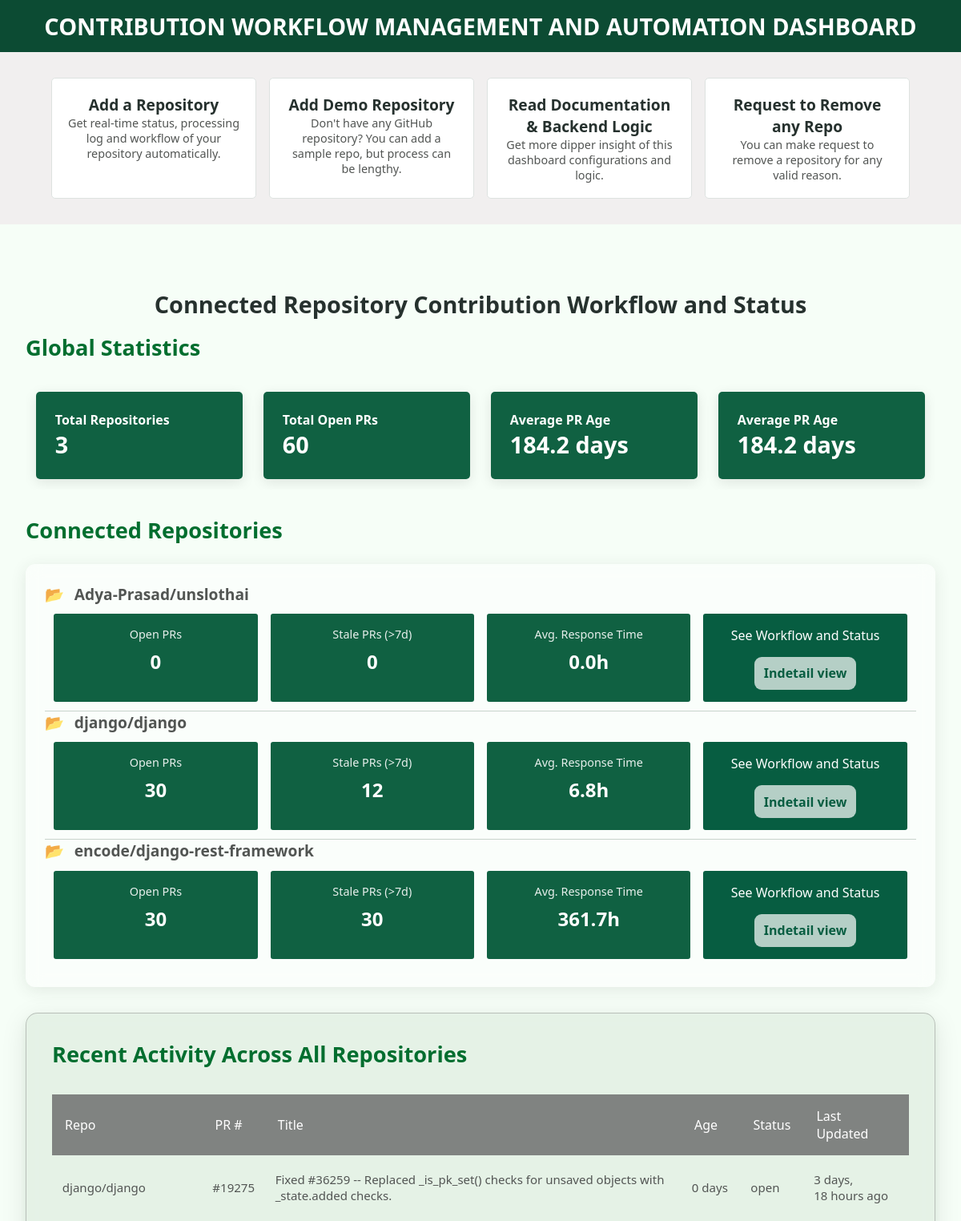
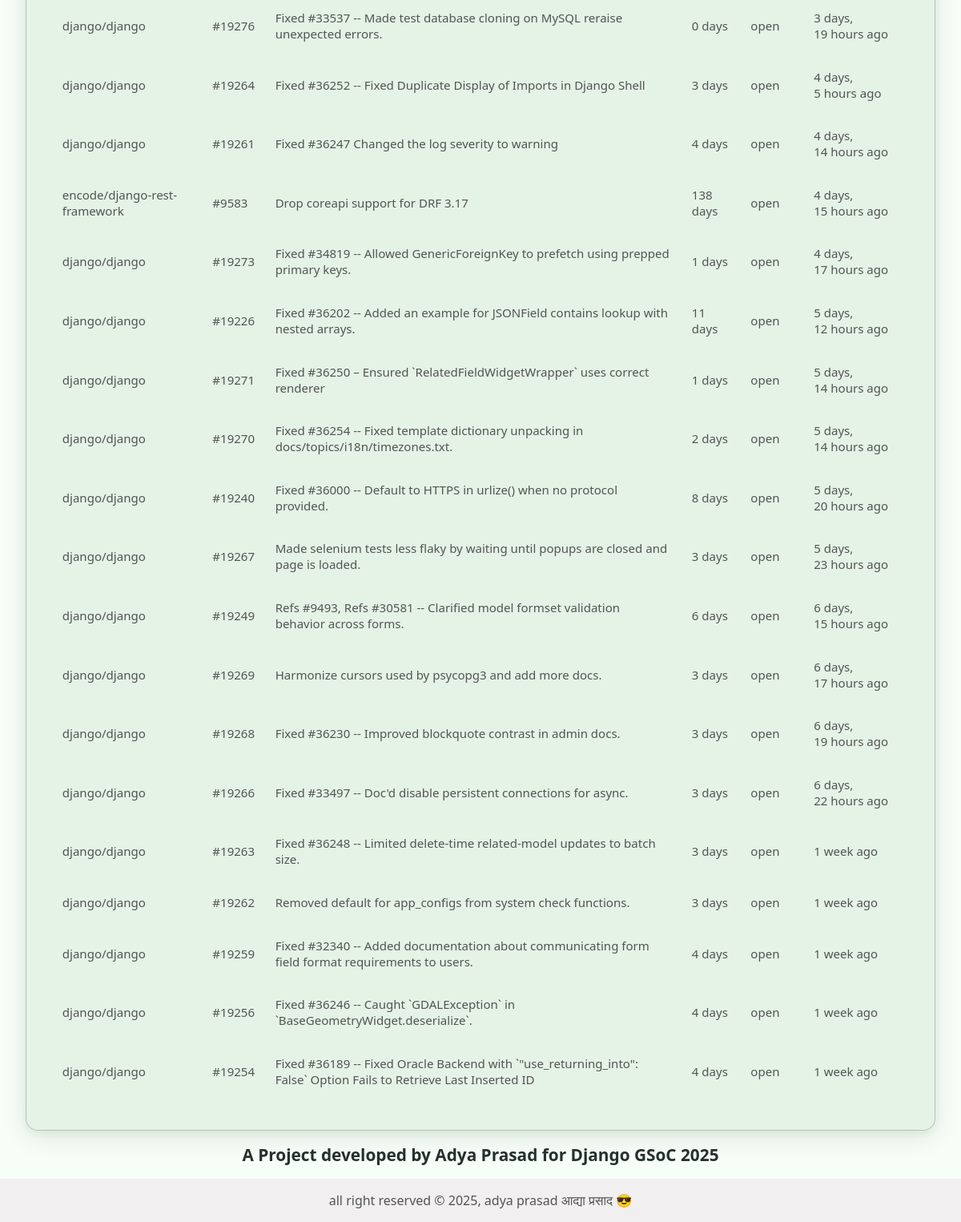
The page / on the database its author committed (2 pictures, top to bottom).
### automated_contribution_management/models.py (models this page shows)
class Repository(models.Model):
    owner = models.CharField(max_length=100, help_text="GitHub username")
    name = models.CharField(max_length=100, help_text="repo slug")
    token = models.CharField(max_length=100, blank=True, help_text="token is option (it will use default token)")

class PullRequest(models.Model):
    repo = models.ForeignKey(Repository, on_delete=models.CASCADE)
    pr_number = models.IntegerField()
    title = models.CharField(max_length=200)
    created_at = models.DateTimeField()
    updated_at = models.DateTimeField()
    status = models.CharField(max_length=20)
    age = models.IntegerField(default=0)

### automated_contribution_management/views.py (the view)
# urls.py: path('', views.dashboard, name='dashboard'),
def dashboard(request):
    repos = Repository.objects.annotate(
        open_prs=Count('pullrequest', filter=models.Q(pullrequest__status='open')),
        stale_prs=Count('pullrequest',
                       filter=models.Q(pullrequest__status='open') &
                       models.Q(pullrequest__age__gte=7))
    )
    global_stats = {
        'total_prs': PullRequest.objects.count(),
        'avg_age': PullRequest.objects.aggregate(avg=Avg('age'))['avg'] or 0,
        'oldest_pr': PullRequest.objects.order_by('-age').first()
    }
    for repo in repos:
        repo.stats = {
            'open_prs': repo.open_prs,
            'stale_prs': repo.stale_prs,
            'avg_response': PullRequest.objects.filter(repo=repo)
                             .aggregate(avg=Avg('age'))['avg'] or 0
        }
    context = {
        'repos': repos,
        'global_stats': global_stats,
        'recent_activity': PullRequest.objects.select_related('repo')
                              .order_by('-updated_at')[:20]
    }
    return render(request, 'dashboard.html', context)

### automated_contribution_management/templates/dashboard.html (shortened to what this page needs)
<!DOCTYPE html>
<html>
<head>
    <link rel="stylesheet" href="../static/dashboard.css">
</head>
<body>
    <div class="header">
        <h1>CONTRIBUTION WORKFLOW MANAGEMENT AND AUTOMATION DASHBOARD</h1>
    </div>
    <div class="menu">
        <div class="menu-item">
            <a href="/add-repo">
                <b>Add a Repository</b>
                <p>Get real-time status, processing log and workflow of your repository automatically.</p>
            </a>
        </div>
        <div class="menu-item">
            <a href="/add-demo-repo">
                <b>Add Demo Repository</b>
                <p>Don't have any GitHub repository? You can add a sample repo, but process can be lengthy.</p>
            </a>
        </div>
        <div class="menu-item">
            <a href="https://github.com/Adya-Prasad/Automated-Contribution-Management-Dashboard">
                <b>Read Documentation & Backend Logic</b>
                <p>Get more dipper insight of this dashboard configurations and logic.</p>
            </a>
        </div>
        <div class="menu-item">
            <a href="/removal-request">
                <b>Request to Remove any Repo</b>
                <p>You can make request to remove a repository for any valid reason.</p>
            </a>
        </div>
    </div>
    <div class="main">
        <h2>Connected Repository Contribution Workflow and Status</h2>
        <div class="global-stats">
            <h3>Global Statistics</h3>
            <div class="stats-grid">
                <div class="stat-card">
                    <h4>Total Repositories</h4>
                    <p>{{ repos|length }}</p>
                </div>
                <div class="stat-card">
                    <h4>Total Open PRs</h4>
                    <p>{{ global_stats.total_prs }}</p>
                </div>
                <div class="stat-card">
                    <h4>Average PR Age</h4>
                    <p>{{ global_stats.avg_age|floatformat:1 }} days</p>
                </div>
                <div class="stat-card">
                    <h4>Average PR Age</h4>
                    <p>{{ global_stats.avg_age|floatformat:1 }} days</p>
                </div>
            </div>
        </div>
        <h3>Connected Repositories</h3>
        <div class="repo-section">
        {% for repo in repos %}
            <h4>{{ repo.owner }}/{{ repo.name }}</h4>
            <div class="repo-list">
                <div class="repo-stats">
                    <label>Open PRs</label>
                    <p>{{ repo.stats.open_prs }}</p>
                </div>
                <div class="repo-stats">
                    <label>Stale PRs (>7d)</label>
                    <p>{{ repo.stats.stale_prs }}</p>
                </div>
                <div class="repo-stats">
                    <label>Avg. Response Time</label>
                    <p>{{ repo.stats.avg_response|floatformat:1 }}h</p>
                </div>
                <div class="repo-view">
                    <label>See Workflow and Status</label>
                    <p>Indetail view</p>
                </div>
            </div>
        {% endfor %}
    </div>
        <div class="table-container">
            <h3>Recent Activity Across All Repositories</h3>
            <table>
                <thead>
                    <th>Repo</th>
                    <th>PR #</th>
                    <th>Title</th>
                    <th>Age</th>
                    <th>Status</th>
                    <th>Last Updated</th>
                </thead>
                {% for pr in recent_activity %}
                <tr>
                    <td>{{ pr.repo.owner }}/{{ pr.repo.name }}</td>
                    <td>#{{ pr.pr_number }}</td>
                    <td>{{ pr.title }}</td>
                    <td>{{ pr.age }} days</td>
                    <td>{{ pr.status }}</td>
                    <td>{{ pr.updated_at|timesince }} ago</td>
                </tr>
                {% endfor %}
            </table>
        </div>
    </div>
    <div class="para">A Project developed by Adya Prasad for Django GSoC 2025</div>
    <footer>
        <p>all right reserved &copy; 2025, adya prasad आद्या प्रसाद 😎</p>
    </footer>
</body>
</html>

### automated_contribution_management/static/dashboard.css (style rules this page uses)
* { margin: 0; padding: 0; box-sizing: border-box; }
body { background: #f6fef7; color: #e0e0e0; font-family: 'Segoe UI', sans-serif; min-height: 100vh; position: relative; overflow-x: hidden; }
.header { background-color: #0c4b33; padding: 0.8rem 0rem; align-items: center; }
h1 { font-size: 1.8rem; text-align: center; color: rgb(255, 255, 255); }
.menu { display: grid; grid-template-columns: repeat(4, 1fr); margin-bottom: 3rem; background-color: #f1efef; padding: 2rem 4rem; gap: 1rem; }
.menu a { text-decoration: none; width: 100%; display: block; }
.menu-item { height: 100%; margin: 0; background-color: #fff; backdrop-filter: blur(10px); border-radius: 5px; padding: 1.2rem; text-align: center; cursor: pointer; transition: all 0.3s ease; border: 1px solid #dde2e0; }
.menu-item b { font-size: 1.2rem; font-weight: 600; color: #26312e; }
.menu-item p { color: #525553; font-size: 0.9rem; }
.main { padding: 1rem 2rem; position: relative; z-index: 2; max-width: 1500px; margin: 0 auto; }
h2 { color: #26312e; margin: 1rem auto; text-align: center; font-size: 1.8rem; }
.global-stats { margin-bottom: 2rem; }
h3 { color: #026e2f; margin-bottom: 1.5rem; font-size: 1.7rem; text-align: left; }
.stats-grid { display: flex; gap: 1rem; margin: 1rem 0; overflow-x: auto; padding: 0.5rem; }
.stat-card { min-width: 200px; flex: 1; margin: 0.3rem; backdrop-filter: blur(10px); border-radius: 5px; color: white; background-color: #106142; padding: 1.5rem; transition: all 0.3s ease; box-shadow: 0 4px 16px rgba(0, 0, 0, 0.1); }
.stat-card h4 { color: white; font-weight: 600; }
.stat-card p { font-size: 1.8rem; font-weight: bold; color: #ffffff; }
.repo-section { background: rgba(255, 255, 255, 0.47); backdrop-filter: blur(10px); border-radius: 12px; padding: 1.5rem; margin-bottom: 2rem; box-shadow: 0 4px 20px rgba(49, 56, 49, 0.1); }
.repo-list { display: flex; gap: 1rem; padding: 0.7rem; border-bottom: 1px solid #c8d3cc; }
.repo-list:last-child { border-bottom: none; }
.repo-section h4 { color: #525553; font-size: 1.2rem; display: flex; align-items: center; }
.repo-section h4::before { content: '📂'; margin-right: 0.8rem; font-size: 1.2rem; }
.repo-stats { flex: 1; background-color: #106142; border-radius: 3px; padding: 1rem; color: white; width: 120px; height: 110px; text-align: center; }
.repo-view { flex: 1; background-color: #075d41; border-radius: 3px; padding: 1rem; color: white; width: 120px; height: 110px; text-align: center; }
.repo-view p { background-color: rgba(255, 255, 255, 0.7); color: #075d41; font-size: 1rem; font-weight: 700; margin: 1rem 3rem; border-radius: 9px; padding: 0.6rem; cursor: pointer; }
.repo-stats label { display: block; font-size: 0.9rem; margin-bottom: 0.5rem; color: rgba(255, 255, 255, 0.9); }
.repo-stats p { font-size: 1.5rem; font-weight: 700; margin: 0; color: white; }
.table-container { background-color: #ddebdea8; backdrop-filter: blur(10px); border-radius: 15px; border: 1px solid #80838175; padding: 2rem; margin-top: 2rem; box-shadow: 0 8px 32px rgba(0, 0, 0, 0.1), 0 4px 8px rgba(129, 199, 132, 0.1), inset 0 0 0 1px rgba(255, 255, 255, 0.1); }
table { width: 100%; border-collapse: separate; border-spacing: 0 0.5rem; }
table thead { border-radius: 8px; overflow: hidden; }
thead th { background: #808381; color: #ffffff; padding: 1rem; text-align: left; font-weight: 500; }
td { padding: 0.8rem; color: #525553; font-size: 0.94rem; }
tr { transition: transform 0.3s ease; }
footer { background-color: #f1efef; padding: 1rem; color: #525553; text-align: center; }
.para { font-size: 1.3rem; margin-bottom: 1rem; display: block; font-weight: 600; text-align: center; color: #26312e; }

### rows shown on the page
Repository: owner "Adya-Prasad", name "unslothai", stats.open_prs "0", stats.stale_prs "0", stats.avg_response "0.0"
Repository: owner "django", name "django", stats.open_prs "30", stats.stale_prs "12", stats.avg_response "6.8"
Repository: owner "encode", name "django-rest-framework", stats.open_prs "30", stats.stale_prs "30", stats.avg_response "361.7"
PullRequest: repo.owner "django", repo.name "django", pr_number "19275", title "Fixed #36259 -- Replaced _is_pk_set() checks for unsaved objects with _state.added checks.", age "0", status "open", updated_at "3 days, 18 hours"
PullRequest: repo.owner "django", repo.name "django", pr_number "19276", title "Fixed #33537 -- Made test database cloning on MySQL reraise unexpected errors.", age "0", status "open", updated_at "3 days, 19 hours"
PullRequest: repo.owner "django", repo.name "django", pr_number "19264", title "Fixed #36252 -- Fixed Duplicate Display of Imports in Django Shell", age "3", status "open", updated_at "4 days, 5 hours"
PullRequest: repo.owner "django", repo.name "django", pr_number "19261", title "Fixed #36247 Changed the log severity to warning", age "4", status "open", updated_at "4 days, 14 hours"
PullRequest: repo.owner "encode", repo.name "django-rest-framework", pr_number "9583", title "Drop coreapi support for DRF 3.17", age "138", status "open", updated_at "4 days, 15 hours"
PullRequest: repo.owner "django", repo.name "django", pr_number "19273", title "Fixed #34819 -- Allowed GenericForeignKey to prefetch using prepped primary keys.", age "1", status "open", updated_at "4 days, 17 hours"
PullRequest: repo.owner "django", repo.name "django", pr_number "19226", title "Fixed #36202 -- Added an example for JSONField contains lookup with nested arrays.", age "11", status "open", updated_at "5 days, 12 hours"
PullRequest: repo.owner "django", repo.name "django", pr_number "19271", title "Fixed #36250 – Ensured `RelatedFieldWidgetWrapper` uses correct renderer", age "1", status "open", updated_at "5 days, 14 hours"
PullRequest: repo.owner "django", repo.name "django", pr_number "19270", title "Fixed #36254 -- Fixed template dictionary unpacking in docs/topics/i18n/timezones.txt.", age "2", status "open", updated_at "5 days, 14 hours"
PullRequest: repo.owner "django", repo.name "django", pr_number "19240", title "Fixed #36000 -- Default to HTTPS in urlize() when no protocol provided.", age "8", status "open", updated_at "5 days, 20 hours"
PullRequest: repo.owner "django", repo.name "django", pr_number "19267", title "Made selenium tests less flaky by waiting until popups are closed and page is loaded.", age "3", status "open", updated_at "5 days, 23 hours"
PullRequest: repo.owner "django", repo.name "django", pr_number "19249", title "Refs #9493, Refs #30581 -- Clarified model formset validation behavior across forms.", age "6", status "open", updated_at "6 days, 15 hours"
PullRequest: repo.owner "django", repo.name "django", pr_number "19269", title "Harmonize cursors used by psycopg3 and add more docs.", age "3", status "open", updated_at "6 days, 17 hours"
PullRequest: repo.owner "django", repo.name "django", pr_number "19268", title "Fixed #36230 -- Improved blockquote contrast in admin docs.", age "3", status "open", updated_at "6 days, 19 hours"
PullRequest: repo.owner "django", repo.name "django", pr_number "19266", title "Fixed #33497 -- Doc'd disable persistent connections for async.", age "3", status "open", updated_at "6 days, 22 hours"
PullRequest: repo.owner "django", repo.name "django", pr_number "19263", title "Fixed #36248 -- Limited delete-time related-model updates to batch size.", age "3", status "open", updated_at "1 week"
PullRequest: repo.owner "django", repo.name "django", pr_number "19262", title "Removed default for app_configs from system check functions.", age "3", status "open", updated_at "1 week"
PullRequest: repo.owner "django", repo.name "django", pr_number "19259", title "Fixed #32340 -- Added documentation about communicating form field format requirements to users.", age "4", status "open", updated_at "1 week"
PullRequest: repo.owner "django", repo.name "django", pr_number "19256", title "Fixed #36246 -- Caught `GDALException` in `BaseGeometryWidget.deserialize`.", age "4", status "open", updated_at "1 week"
PullRequest: repo.owner "django", repo.name "django", pr_number "19254", title "Fixed #36189 -- Fixed Oracle Backend with `\"use_returning_into\": False` Option Fails to Retrieve Last Inserted ID", age "4", status "open", updated_at "1 week"

### other values the page prints
{{ repos|length }} "3"
{{ global_stats.total_prs }} "60"
{{ global_stats.avg_age|floatformat:1 }} "184.2"
